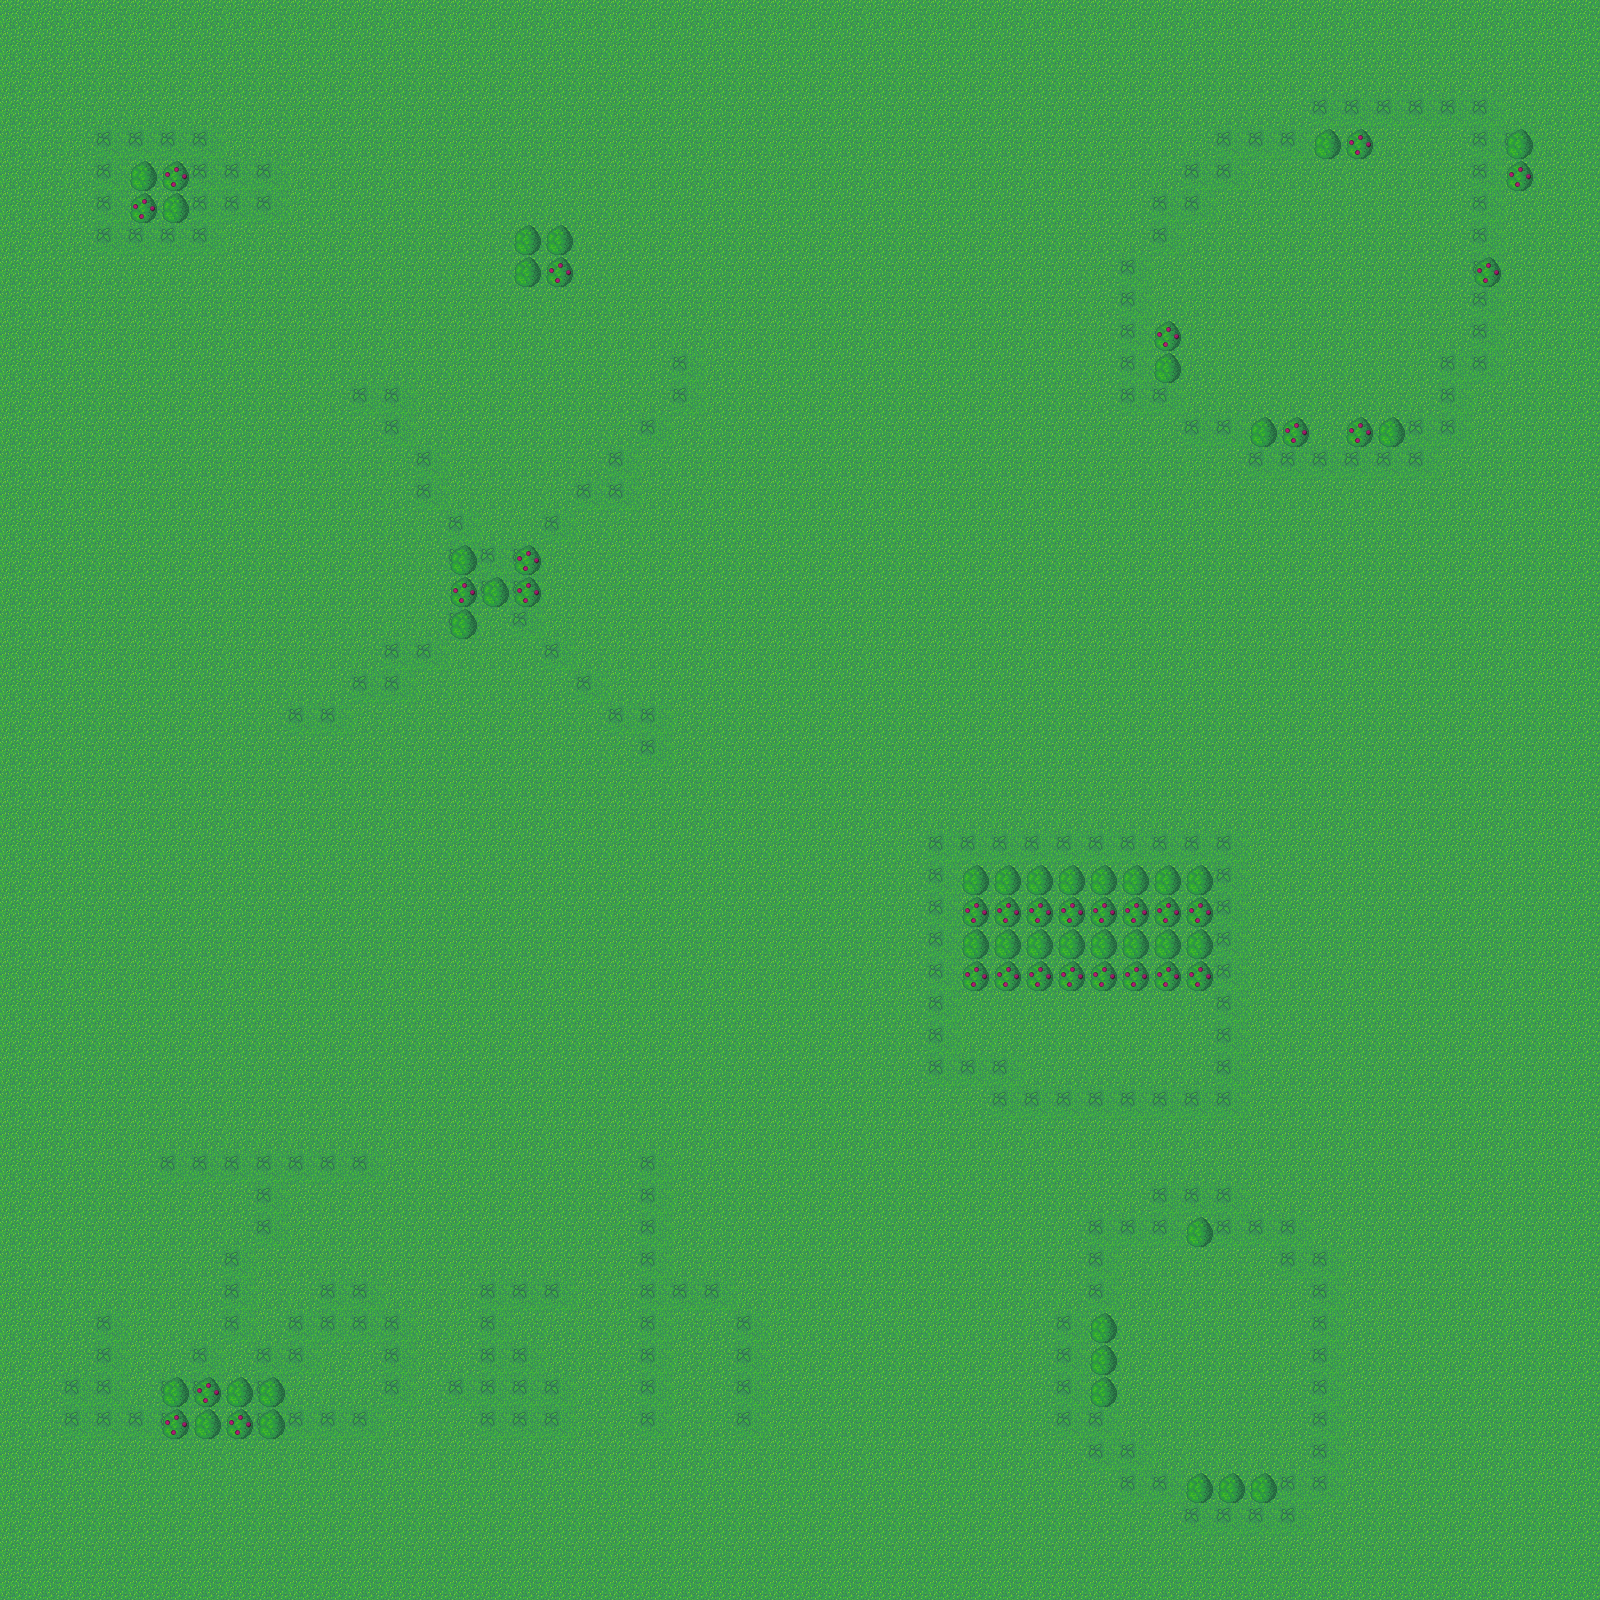

The image is a tile-based game level rendered from a .tmx file. Its description and source (layers, tilesets, objects; grid data summarised) follow:
An orthogonal 50x50 tile map with 32x32 px tiles, 2 tile layers (Background, Foreground).

<map version="1.0" orientation="orthogonal" width="50" height="50" tilewidth="32" tileheight="32">
 <tileset firstgid="1" name="tileset" tilewidth="32" tileheight="32">
  <image source="../images/tileset.png" width="512" height="512" />
 </tileset>
 <layer name="Background" width="50" height="50">
  <data>[2500 cells, 2500 non-empty, 2 distinct tile ids]</data>
 </layer>
 <layer name="Foreground" width="50" height="50">
  <data>[2500 cells, 72 non-empty, 2 distinct tile ids]</data>
 </layer>
</map>
